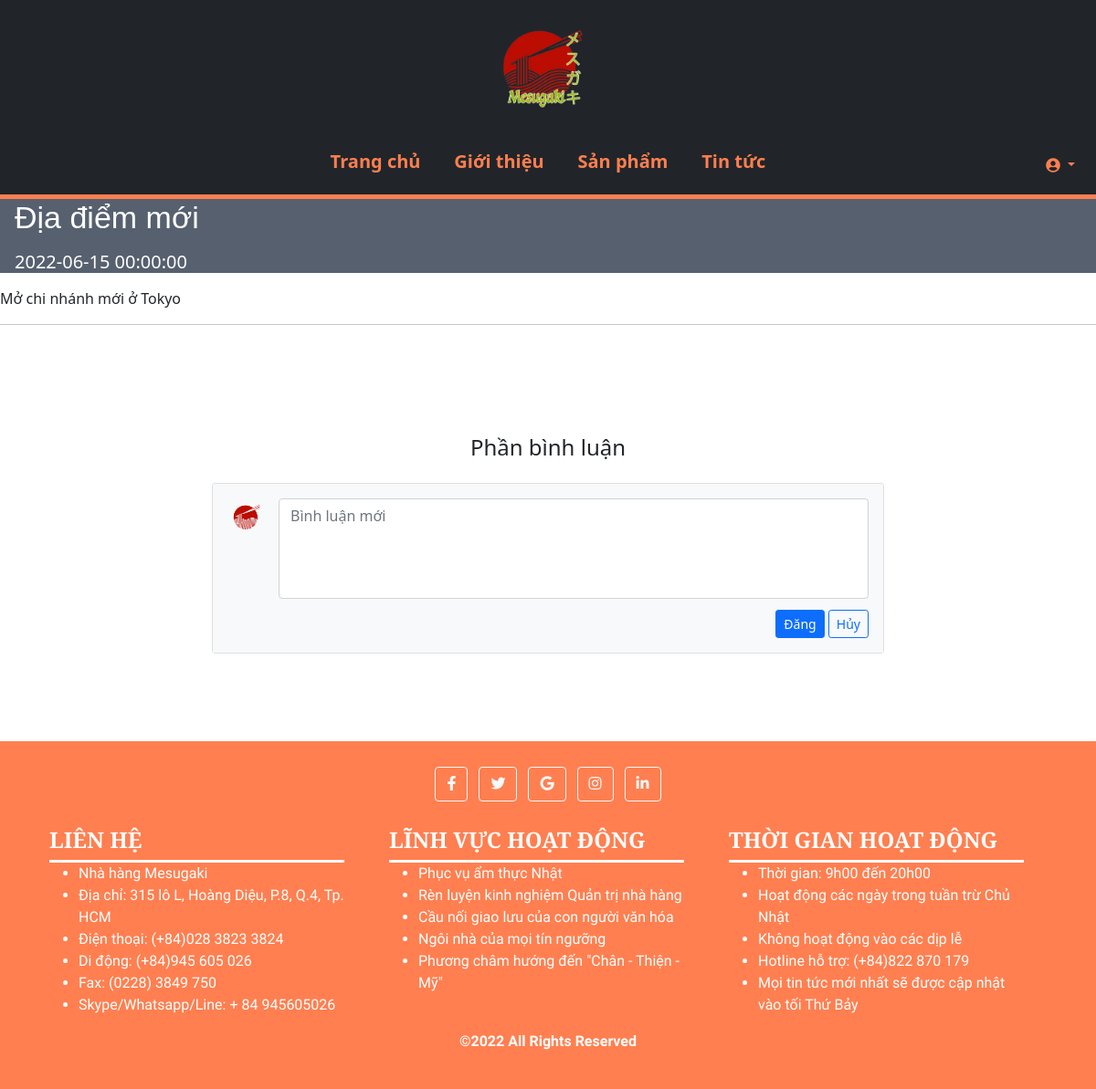
Before: /newsInfo.php with the older database file.
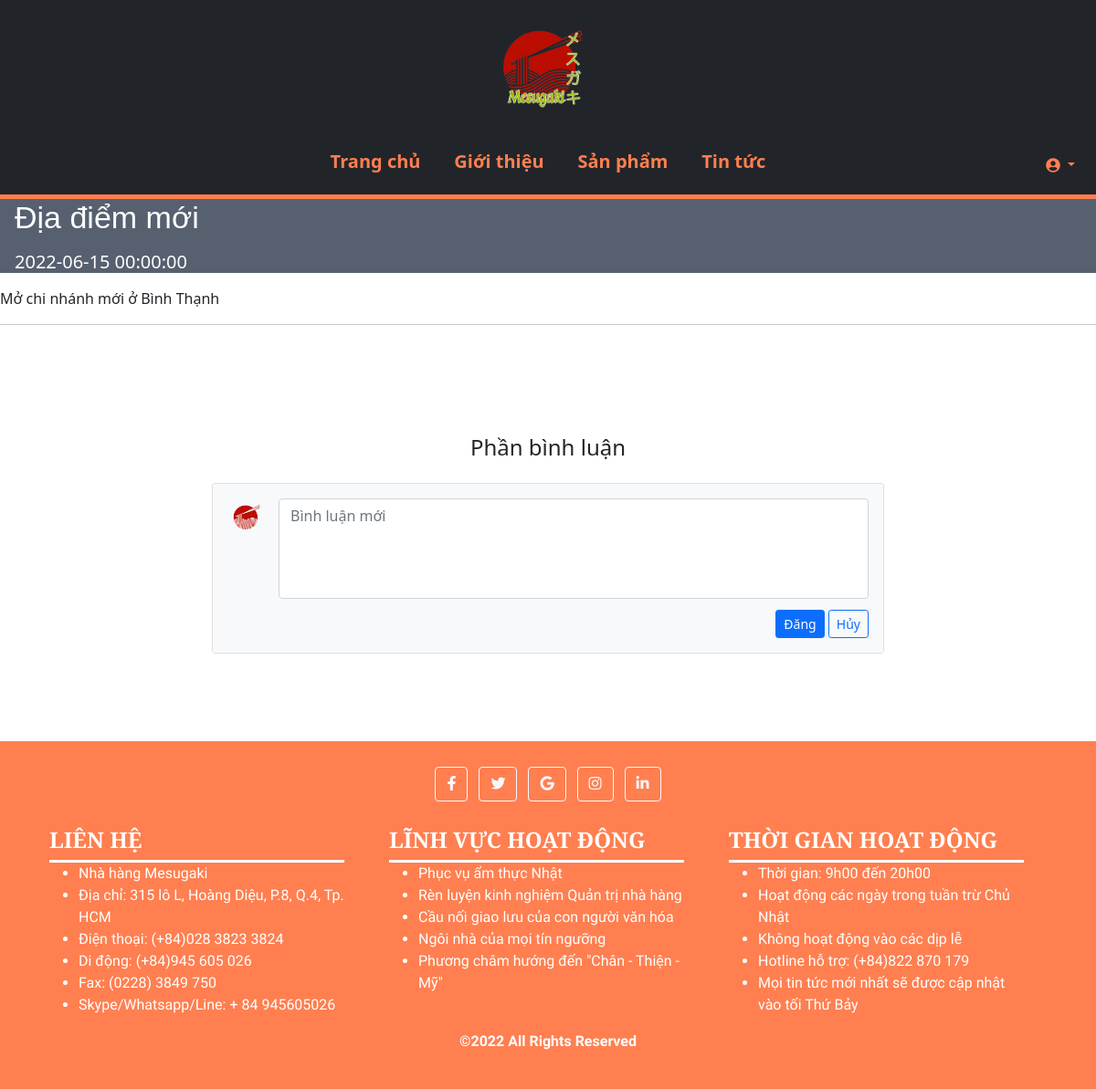
After: the same page with the newer database file.
### tables this page shows
CREATE TABLE `news` (
  `id` int(10) UNSIGNED NOT NULL,
  `name` varchar(100) NOT NULL,
  `datetime` datetime NOT NULL,
  `content` text NOT NULL
);

### newsInfo.php (the view, shortened to what this page needs)
<?php
  require_once('config/config.php');
  $news_id = "";
  $query = "SELECT * FROM news WHERE id = '" . $news_id . "'";
  $res = mysqli_query($conn, $query);
  $newspage = mysqli_fetch_all($res, MYSQLI_ASSOC);
  $newspage1 = $newspage[0];
?>
<!DOCTYPE html>
<html lang="en">
<head>
  <link href="https://cdnjs.cloudflare.com/ajax/libs/font-awesome/5.9.0/css/all.min.css" rel="stylesheet">
  <link href="https://cdn.jsdelivr.net/npm/bootstrap@5.1.3/dist/css/bootstrap.min.css" rel="stylesheet">
  <link rel="stylesheet" href="styles/news-info.css">
</head>
<body>
  <div>
    <?php $IPATH = $_SERVER["DOCUMENT_ROOT"]."/btl-web/";
    include($IPATH."navbar.php");?>
  </div>
  <div id="container">
    <div class="newsDISP" style="padding: 0 0 0 1em">
        <div class="mb-3 text-white">
            <h1><?php echo htmlspecialchars($newspage1['name']); ?></h1>
        </div>
        <p class="lead text-white">
          <span class="text-white">
            <h5 class="text-white"><?php echo htmlspecialchars($newspage1['datetime']); ?></h5>
          </span>
        </p>
        </div>
        <p><?php echo htmlspecialchars($newspage1['content']); ?></p>
        <hr>
        <div class="container my-5 py-5">
          <div class="row d-flex justify-content-center commentDISP">
          <div class="col-md-6 text-center">
            <h4 class="my-4 h4">Phần bình luận</h4>
          </div>
          </div>
          <div class="row d-flex justify-content-center">
            <div class="col-md-12 col-lg-10 col-xl-8">
              <div class="card">
                <div class="card-header py-3 border-0" style="background-color: #f8f9fa;">
                  <form action="" method="post">
                    <div class="d-flex flex-start w-100">
                      <img class="rounded-circle shadow-1-strong me-3"
                        src="img/logo.png" alt="avatar" width="40"
                        height="40" />
                      <div class="form-outline w-100">
                        <textarea class="form-control" id="textAreaExample" rows="4"
                          style="background: #fff; resize: none;" placeholder="Bình luận mới" name="comment_text"></textarea>
                      </div>
                    </div>
                    <div class="float-end mt-2 pt-1">
                      <button type="submit" class="btn-orange btn btn-primary btn-sm" name="comment_post">Đăng</button>
                      <input type="reset" class="btn-orange-out btn btn-outline-primary btn-sm" value="Hủy"></input>
                    </div>
                  </form>
                </div>
              </div>
            </div>
          </div>
        </div>
    </div>
  <div>
    <?php $IPATH = $_SERVER["DOCUMENT_ROOT"]."/btl-web/";
    include($IPATH."footer.php");?>
  </div>
</body>
</html>

### navbar.php (shortened to what this page needs)
<!DOCTYPE html>
<html lang="en">
<head>
  <link rel="stylesheet" href="styles/header.css">
</head>
<body>
  <nav class="my-navbar-logo navbar navbar-expand-xl navbar-dark bg-dark">
      <div class="my-container container-fluid justify-content-center">
        <a class="navbar-brand" href="index.php">
            <img src="img/logo-name.png" width="120" height="120" class="d-inline-block align-top" alt="">
        </a>
      </div>
  </nav>
  <nav class="my-navbar navbar navbar-expand-xl navbar-dark bg-dark">
  <div class="col-sm-6" style="text-align: center">
    <div class="my-container container-fluid justify-content-center">
      <div class="collapse navbar-collapse justify-content-center" id="collapsibleNavbar" style="font-size: 20px">
          <ul class="navbar-nav">
              <li class="nav-item">
                <a class="nav-link" href="index.php">&nbsp;&nbsp;Trang chủ&nbsp;&nbsp;</a>
              </li>
              <li class="nav-item">
                <a class="nav-link" href="about.php">&nbsp;&nbsp;Giới thiệu&nbsp;&nbsp;</a>
              </li>
              <li class="nav-item">
                <a class="nav-link" href="productsList.php">&nbsp;&nbsp;Sản phẩm&nbsp;&nbsp;</a>
              </li>
              <li class="nav-item">
                <a class="nav-link" href="newsList.php">&nbsp;&nbsp;Tin tức&nbsp;&nbsp;</a>
              </li>
          </ul>
      </div>
    </div>
  </div>
      <?php if (isset($_SESSION['user_id'])) { ?>
      <div class="dropdown col-sm-3">
          <a href="#" class="d-flex align-items-center text-white text-decoration-none dropdown-toggle" id="dropdownUser1" data-bs-toggle="dropdown" aria-expanded="false" style="justify-content: right; align-items: right; padding-right: 15px">
            <img src="img/logo.png" alt="hugenerd" width="30" height="30" class="rounded-circle">
            <span class="d-none d-sm-inline mx-1"><?php echo $_SESSION['username'];?></span>
          </a>
          <ul class="dropdown-menu dropdown-menu-end dropdown-menu-dark text-small shadow" aria-labelledby="dropdownUser1">
              <li><a class="dropdown-item" href="editProfile.php?id=<?php echo $_SESSION['user_id']; ?>">Chỉnh sửa thông tin</a></li>
              <?php
                if ($_SESSION['admin']) echo "<li><a class='dropdown-item' href='admin/index.php'>Bảng điều khiển của Admin</a></li>";
              ?>
              <li><hr class="dropdown-divider"></li>
              <li><a class="dropdown-item" href="logout.php">Đăng xuất</a></li>
          </ul>
      </div>
      <?php }
      else { ?>
      <div class="dropdown user-drop col-sm-3">
        <div style="position: absolute; right: 0; bottom: 0; margin-bottom: -20px; margin-right: 10px">
          <button type="button" class="user-btn btn btn-dark dropdown-toggle" data-bs-toggle="dropdown">
          <i class="fas fa-user-circle"></i>
          </button>
        </div>
      </div>
      <?php } ?>
  </nav>
</body>
</html>

### footer.php (shortened to what this page needs)
<!DOCTYPE html>
<html lang="en">
<head>
  <link rel="stylesheet" href="styles/footer.css">
</head>
<body>
  <div class="footer text-center" style="font-family: 'Oswald', sans-serif;">
      <div class="container p-4">
        <div class="mb-4">
          <a class="btn btn-outline-light btn-floating m-1" href="https://www.youtube.com/watch?v=UIp6_0kct_U" role="button">
            <i class="fab fa-facebook-f"></i>
          </a>
          <a class="btn btn-outline-light btn-floating m-1" href="https://www.youtube.com/watch?v=dQw4w9WgXcQ" role="button">
            <i class="fab fa-twitter"></i>
          </a>
          <a class="btn btn-outline-light btn-floating m-1" href="https://www.youtube.com/watch?v=HAHJUtSR90g" role="button">
            <i class="fab fa-google"></i>
          </a>
          <a class="btn btn-outline-light btn-floating m-1" href="https://www.youtube.com/watch?v=V_bQNPG2OyE" role="button">
            <i class="fab fa-instagram"></i>
          </a>
          <a class="btn btn-outline-light btn-floating m-1" href="https://www.youtube.com/watch?v=rl7ppuXMfC8" role="button">
            <i class="fab fa-linkedin-in"></i>
          </a>
        </div>
        <div class="row">
        <div class="col-sm-4" style="text-align: left; color: white">
        <h4 style="font-family: 'Merriweather', serif; font-weight: bold">LIÊN HỆ</h4>
        <div style="border-top: solid; margin-right: 25px"><ul>
          <li>Nhà hàng Mesugaki</li>
          <li>Địa chỉ: 315 lô L, Hoàng Diệu, P.8, Q.4, Tp. HCM</li>
          <li>Điện thoại: (+84)028 3823 3824</li>
          <li>Di động: (+84)945 605 026</li>
          <li>Fax: (0228) 3849 750</li>
          <li>Skype/Whatsapp/Line: + 84 945605026</li>
        </ul></div>
        </div>
        <div class="col-sm-4" style="text-align: left; color: white">
        <h4 style="font-family: 'Merriweather', serif; font-weight: bold">LĨNH VỰC HOẠT ĐỘNG</h4>
        <div style="border-top: solid; margin-right: 25px"><ul>
          <li>Phục vụ ẩm thực Nhật</li>
          <li>Rèn luyện kinh nghiệm Quản trị nhà hàng</li>
          <li>Cầu nối giao lưu của con người văn hóa</li>
          <li>Ngôi nhà của mọi tín ngưỡng</li>
          <li>Phương châm hướng đến "Chân - Thiện - Mỹ"</li>
        </ul></div>
        </div>
        <div class="col-sm-4" style="text-align: left; color: white">
        <h4 style="font-family: 'Merriweather', serif; font-weight: bold">THỜI GIAN HOẠT ĐỘNG</h4>
        <div style="border-top: solid; margin-right: 25px"><ul>
          <li>Thời gian: 9h00 đến 20h00</li>
          <li>Hoạt động các ngày trong tuần trừ Chủ Nhật</li>
          <li>Không hoạt động vào các dịp lễ</li>
          <li>Hotline hỗ trợ: (+84)822 870 179</li>
          <li>Mọi tin tức mới nhất sẽ được cập nhật vào tối Thứ Bảy</li>
        </ul></div>
        </div>
        <p style="font-weight: bold; color: white">©2022 All Rights Reserved</p>
      </div>
    </div>
  </div>
</body>
</html>

### styles/news-info.css (style rules this page uses)
:root { --color: #ff7f50; --border: 5px solid #ff7f50; --gray: #57606f; --bg: rgba(255, 255, 255, 0.3); }
h1 { font-family: "Segoe UI Black", sans-serif; display: inline-block; position: relative; text-align: center; font-size: 34px; color: white; margin: 0; }
.newsDISP { background-color: var(--gray); }

### styles/header.css (style rules this page uses)
* { margin: 0; padding: 0; box-sizing: border-box; outline: none; border: none; text-decoration: none; transition: 0.2s linear; }
:root { --color: #ff7f50; --border: 5px solid #ff7f50; --gray: #57606f; --bg: rgba(255, 255, 255, 0.3); }
.my-navbar { border-bottom: var(--border); }
.navbar-dark .navbar-nav .nav-link { color: var(--color); font-weight: bold; border-bottom: 5px solid transparent; }
.navbar .navbar-collapse { text-align: center; }
.user-btn { color: var(--color); }

### styles/footer.css (style rules this page uses)
.footer { border-top: black; background-color: var(--color); display: flex; justify-content: center; align-items: center; }

Changed rows visible on the page:
changed news "Địa điểm mới": content "Mở chi nhánh mới ở Tokyo" → "Mở chi nhánh mới ở Bình Thạnh"
